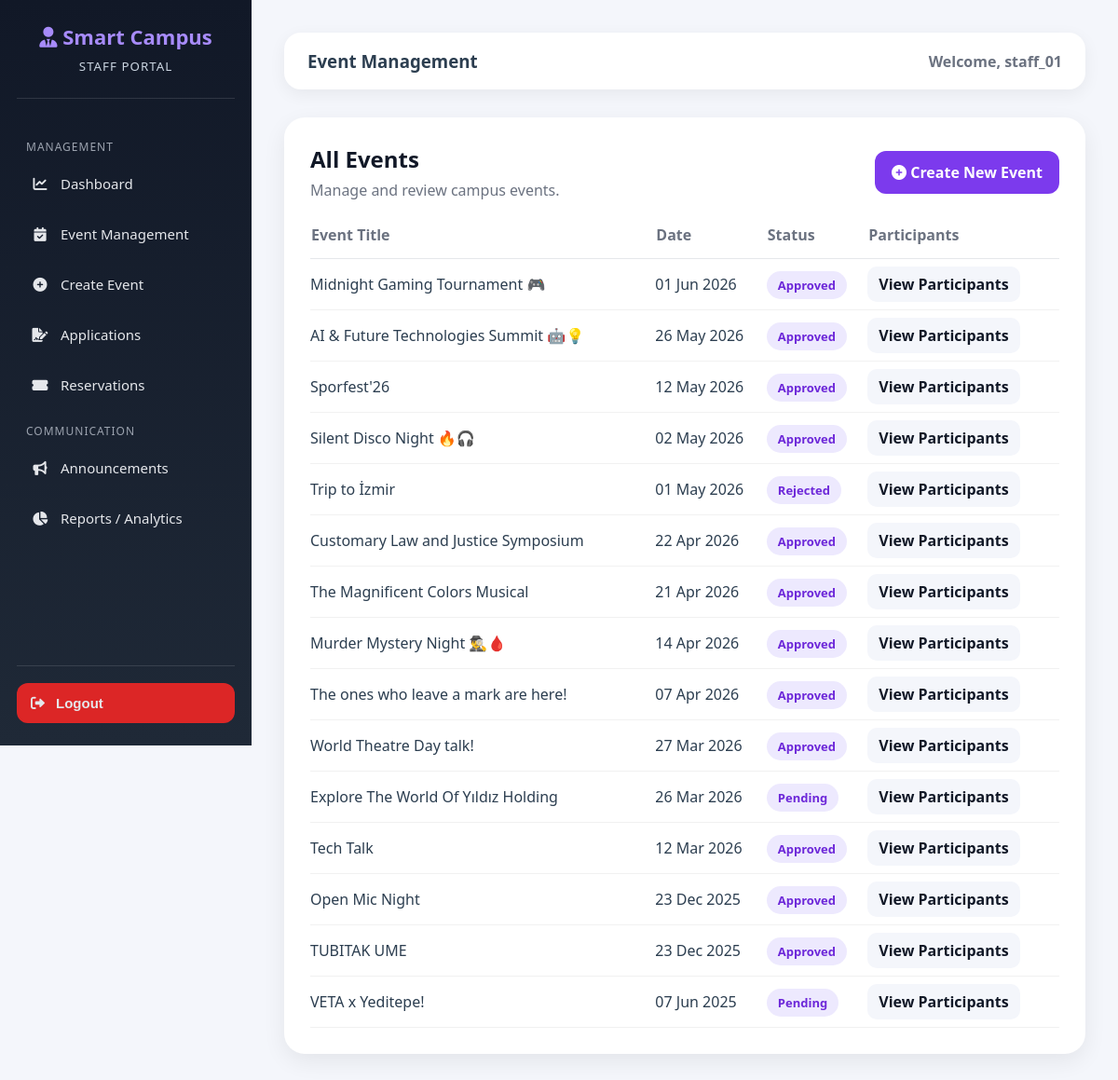
The app's page /staff/events/ (signed in) with its own data.
### accounts/models.py (models this page shows, shortened)
class User(AbstractUser):
    ROLE_CHOICES = (
        ('student', 'Student'),
        ('staff', 'Staff'),
        ('admin', 'Admin'),
)
    role = models.CharField(max_length=10, choices=ROLE_CHOICES, default='student')
    phone_number = models.CharField(max_length=15, blank=True, null=True)

### core/models.py (models this page shows, shortened)
class Event(models.Model):
    STATUS_CHOICES = (
        ('pending', 'Pending'),
        ('approved', 'Approved'),
        ('rejected', 'Rejected'),
    )
    title = models.CharField(max_length=200)
    description = models.TextField()
    date = models.DateTimeField()
    location = models.CharField(max_length=200)
    organizer = models.ForeignKey(Club, on_delete=models.CASCADE, related_name='events')
    capacity = models.PositiveIntegerField(default=50)
    is_free = models.BooleanField(default=True)
    price = models.DecimalField(max_digits=10, decimal_places=2, default=0.00)
    status = models.CharField(max_length=10, choices=STATUS_CHOICES, default='pending')
    image = models.ImageField(upload_to='events/', blank=True, null=True)
    created_at = models.DateTimeField(auto_now_add=True)

### core/views.py (the view)
@login_required
@user_passes_test(is_staff_member)
def staff_event_management(request):
    events = Event.objects.all().order_by('-date')
    return render(request, 'core/staff_event_management.html', {
        'events': events
    })

### core/views.py (called while the page is built)
def is_staff_member(user):
    staff_roles = ['staff', 'Kulüp / Akademisyen']
    return user.is_authenticated and (
        getattr(user, 'role', None) in staff_roles or user.is_staff
    )

### templates/core/staff_event_management.html (shortened to what this page needs)
{% extends 'core/staff_base.html' %}
{% block page_title %}Event Management{% endblock %}
{% block content %}
<div class="panel-card">
    <div class="panel-header">
        <div>
            <h3>All Events</h3>
            <p>Manage and review campus events.</p>
        </div>
        <a href="{% url 'create_event' %}" class="create-btn">
            <i class="fas fa-plus-circle"></i>
            Create New Event
        </a>
    </div>
    <table>
        <thead>
            <tr>
                <th>Event Title</th>
                <th>Date</th>
                <th>Status</th>
                <th>Participants</th>
            </tr>
        </thead>
        <tbody>
            {% for event in events %}
            <tr>
                <td>{{ event.title }}</td>
                <td>{{ event.date|date:"d M Y" }}</td>
                <td>
                    <span class="status-badge">{{ event.status }}</span>
                </td>
                <td>
                    <a href="{% url 'event_participants' event.id %}" class="small-btn">
                        View Participants
                    </a>
                </td>
            </tr>
            {% empty %}
            <tr>
                <td colspan="4">No events found.</td>
            </tr>
            {% endfor %}
        </tbody>
    </table>
</div>
{% endblock %}

### templates/core/staff_base.html (shortened to what this page needs)
<!DOCTYPE html>
<html lang="en">
<head>
    <link rel="stylesheet" href="https://cdnjs.cloudflare.com/ajax/libs/font-awesome/6.0.0/css/all.min.css">
</head>
<body>
<div class="staff-sidebar">
    <div class="staff-logo">
        <h2><i class="fas fa-user-tie"></i> Smart Campus</h2>
        <small>STAFF PORTAL</small>
    </div>
    <ul class="staff-nav">
        <div class="menu-title">Management</div>
        <li>
            <a href="{% url 'staff_dashboard' %}">
                <i class="fas fa-chart-line"></i>
                Dashboard
            </a>
        </li>
        <li>
            <a href="{% url 'staff_event_management' %}">
                <i class="fas fa-calendar-check"></i>
                Event Management
            </a>
        </li>
        <li>
            <a href="{% url 'create_event' %}">
                <i class="fas fa-plus-circle"></i>
                Create Event
            </a>
        </li>
        <li>
            <a href="{% url 'manage_applications' %}">
                <i class="fas fa-file-signature"></i>
                Applications
            </a>
        </li>
        <li>
            <a href="{% url 'manage_reservations' %}">
                <i class="fas fa-ticket-alt"></i>
                Reservations
            </a>
        </li>
        <div class="menu-title">Communication</div>
        <li>
            <a href="{% url 'manage_announcements' %}">
                <i class="fas fa-bullhorn"></i>
                Announcements
            </a>
        </li>
        <li>
            <a href="{% url 'staff_reports' %}">
                <i class="fas fa-chart-pie"></i>
                Reports / Analytics
            </a>
        </li>
    </ul>
    <div class="logout-area">
        <form method="POST" action="{% url 'logout' %}">
            <button type="submit" class="logout-btn">
                <i class="fas fa-sign-out-alt"></i>
                Logout
            </button>
        </form>
    </div>
</div>
<div class="staff-content">
    <div class="topbar">
        <h3>{% block page_title %}Staff Dashboard{% endblock %}</h3>
        <div class="welcome">Welcome, {{ user.username }}</div>
    </div>
    {% block content %}
    {% endblock %}
</div>
</body>
</html>

### templates/core/staff_base.html (style rules this page uses)
* { box-sizing: border-box; }
body { margin: 0; font-family: 'Segoe UI', Arial, sans-serif; background: #f4f6fb; color: #2c3e50; }
.staff-sidebar { width: 270px; height: 100vh; background: linear-gradient(180deg, #111827, #1f2937); position: fixed; left: 0; top: 0; color: white; padding: 24px 18px; display: flex; flex-direction: column; }
.staff-logo { text-align: center; padding-bottom: 25px; border-bottom: 1px solid rgba(255,255,255,0.12); margin-bottom: 25px; }
.staff-logo h2 { margin: 0; font-size: 22px; color: #a78bfa; }
.staff-logo small { display: block; margin-top: 8px; color: #cbd5e1; letter-spacing: 1px; }
.menu-title { font-size: 12px; color: #9ca3af; text-transform: uppercase; letter-spacing: 1px; margin: 18px 0 8px 10px; }
.staff-nav { list-style: none; padding: 0; margin: 0; flex: 1; }
.staff-nav li { margin-bottom: 8px; }
.staff-nav a, .logout-btn { display: flex; align-items: center; gap: 12px; color: #e5e7eb; text-decoration: none; padding: 13px 15px; border-radius: 12px; transition: 0.3s; font-size: 15px; border: none; background: transparent; width: 100%; cursor: pointer; text-align: left; }
.staff-nav i { width: 20px; text-align: center; }
.logout-area { border-top: 1px solid rgba(255,255,255,0.12); padding-top: 18px; }
.logout-btn { background: #dc2626; font-weight: bold; }
.staff-content { margin-left: 270px; min-height: 100vh; padding: 35px; }
.topbar { background: white; padding: 18px 25px; border-radius: 18px; box-shadow: 0 5px 18px rgba(0,0,0,0.06); margin-bottom: 30px; display: flex; justify-content: space-between; align-items: center; }
.topbar h3 { margin: 0; }
.welcome { color: #6b7280; font-weight: 600; }

### templates/core/staff_event_management.html (style rules this page uses)
.panel-card { background: white; padding: 28px; border-radius: 22px; box-shadow: 0 8px 24px rgba(0,0,0,0.07); }
.panel-header { display: flex; justify-content: space-between; align-items: center; margin-bottom: 25px; }
.panel-header h3 { margin: 0; color: #111827; font-size: 24px; }
.panel-header p { margin: 6px 0 0; color: #6b7280; }
.create-btn { text-decoration: none; background: #7c3aed; color: white; padding: 12px 18px; border-radius: 12px; font-weight: bold; }
table { width: 100%; border-collapse: collapse; }
th { text-align: left; color: #6b7280; padding-bottom: 14px; border-bottom: 1px solid #e5e7eb; }
td { padding: 16px 0; border-bottom: 1px solid #f1f1f1; }
.status-badge { background: #ede9fe; color: #6d28d9; padding: 6px 12px; border-radius: 999px; font-weight: bold; text-transform: capitalize; font-size: 13px; }
.small-btn { text-decoration: none; background: #f4f6fb; color: #111827; padding: 8px 12px; border-radius: 10px; font-weight: 600; }

### records on screen
User: username "staff_01"
Event: title "Midnight Gaming Tournament 🎮", date "01 Jun 2026", status "Approved"
Event: title "AI & Future Technologies Summit 🤖💡", date "26 May 2026", status "Approved"
Event: title "Sporfest'26", date "12 May 2026", status "Approved"
Event: title "Silent Disco Night 🔥🎧", date "02 May 2026", status "Approved"
Event: title "Trip to İzmir", date "01 May 2026", status "Rejected"
Event: title "Customary Law and Justice Symposium", date "22 Apr 2026", status "Approved"
Event: title "The Magnificent Colors Musical", date "21 Apr 2026", status "Approved"
Event: title "Murder Mystery Night 🕵️‍♂️🩸", date "14 Apr 2026", status "Approved"
Event: title "The ones who leave a mark are here!", date "07 Apr 2026", status "Approved"
Event: title "World Theatre Day talk!", date "27 Mar 2026", status "Approved"
Event: title "Explore The World Of Yıldız Holding", date "26 Mar 2026", status "Pending"
Event: title "Tech Talk", date "12 Mar 2026", status "Approved"
Event: title "Open Mic Night", date "23 Dec 2025", status "Approved"
Event: title "TUBITAK UME", date "23 Dec 2025", status "Approved"
Event: title "VETA x Yeditepe!", date "07 Jun 2025", status "Pending"
